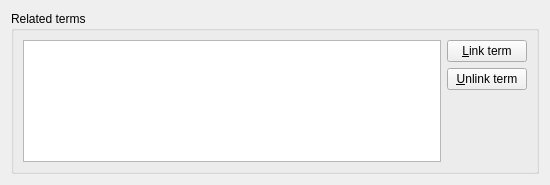
<?xml version="1.0" encoding="UTF-8"?>
<ui version="4.0">
 <class>TermLinker</class>
 <widget class="QWidget" name="TermLinker">
  <property name="geometry">
   <rect>
    <x>0</x>
    <y>0</y>
    <width>550</width>
    <height>185</height>
   </rect>
  </property>
  <property name="sizePolicy">
   <sizepolicy hsizetype="MinimumExpanding" vsizetype="Minimum">
    <horstretch>0</horstretch>
    <verstretch>0</verstretch>
   </sizepolicy>
  </property>
  <property name="minimumSize">
   <size>
    <width>550</width>
    <height>150</height>
   </size>
  </property>
  <property name="windowTitle">
   <string>Term linker</string>
  </property>
  <layout class="QVBoxLayout" name="verticalLayout_2">
   <item>
    <widget class="QGroupBox" name="groupBoxTermLinker">
     <property name="sizePolicy">
      <sizepolicy hsizetype="Expanding" vsizetype="Minimum">
       <horstretch>0</horstretch>
       <verstretch>0</verstretch>
      </sizepolicy>
     </property>
     <property name="maximumSize">
      <size>
       <width>16777215</width>
       <height>300</height>
      </size>
     </property>
     <property name="title">
      <string>Related terms</string>
     </property>
     <layout class="QHBoxLayout" name="horizontalLayout_2">
      <item>
       <layout class="QHBoxLayout" name="horizontalLayout">
        <item>
         <widget class="QTableWidget" name="tableWidget"/>
        </item>
       </layout>
      </item>
      <item>
       <layout class="QVBoxLayout" name="verticalLayout">
        <item>
         <widget class="QPushButton" name="buttonLinkTerm">
          <property name="text">
           <string>&amp;Link term</string>
          </property>
         </widget>
        </item>
        <item>
         <widget class="QPushButton" name="buttonUnlinkTerm">
          <property name="text">
           <string>&amp;Unlink term</string>
          </property>
         </widget>
        </item>
        <item>
         <spacer name="verticalSpacer">
          <property name="orientation">
           <enum>Qt::Vertical</enum>
          </property>
          <property name="sizeHint" stdset="0">
           <size>
            <width>20</width>
            <height>40</height>
           </size>
          </property>
         </spacer>
        </item>
       </layout>
      </item>
     </layout>
    </widget>
   </item>
  </layout>
 </widget>
 <resources/>
 <connections/>
</ui>
